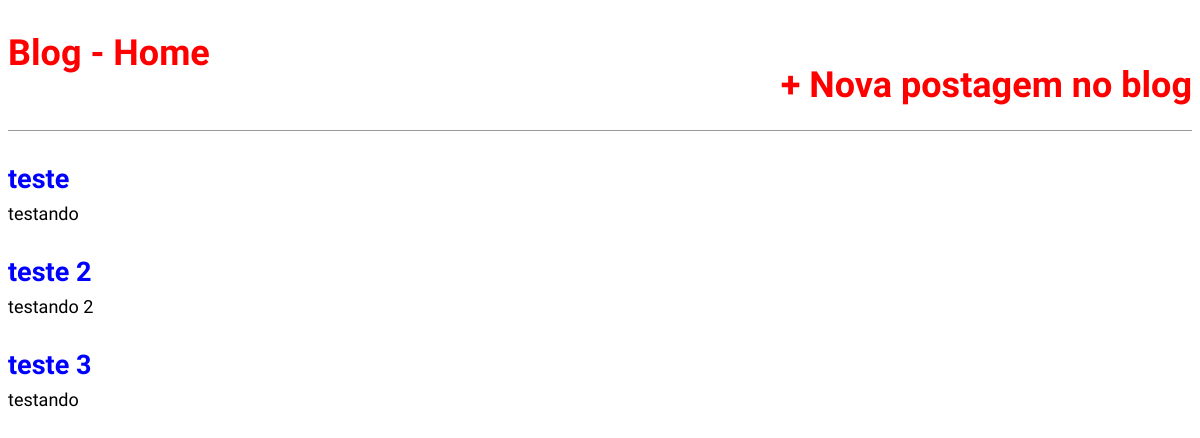
Before: / with the older database file.
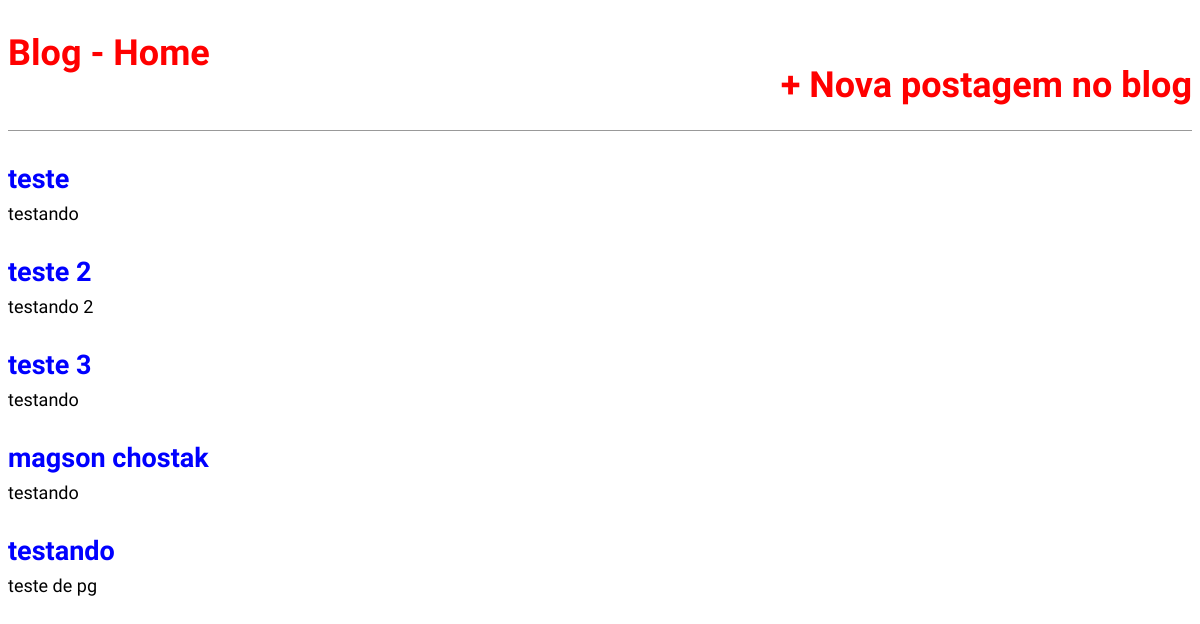
After: the same page with the newer database file.
### blog/models.py (models this page shows, shortened)
class Post(models.Model):
    STATUS = (
        ('rascunho','Rascunho'),
        ('publicado','Publicado'),
    )
    title = models.CharField(max_length=255)
    slug  = models.SlugField(max_length=255)
    author = models.ForeignKey(User,
                              on_delete=models.CASCADE)
    content = models.TextField()
    publish = models.DateTimeField(default=timezone.now)
    created = models.DateTimeField(auto_now_add=True)
    changed = models.DateTimeField(auto_now=True)
    status  = models.CharField(max_length=10,
                                choices=STATUS,
                                default='rascunho')
    object = models.Manager()
    published = PublishedManager()
    class Meta:
        ordering = ('publish',)

### blog/views.py (the view)
# urls.py: path('', views.BlogListView.as_view(), name='Home'),
class BlogListView(ListView):
    model = Post
    template_name = 'blog/home.html'

### blog/templates/blog/home.html (shortened to what this page needs)
{% extends 'base.html' %}
{% block content %}
    {% for post in object_list %}
        <div class="post-entry">
            <h2><a href="{{post.get_absolute.url}}">{{ post.title }}</a></h2>
            <p>{{ post.content }}</p>
        </div>
        {% endfor %}
{% endblock content %}

### blog/templates/base.html (shortened to what this page needs)
{% load static %}
<!DOCTYPE html>
<html lang="pt-br">
<head>
    <link rel="stylesheet" href="{% static 'CSS/style.css' %}">
</head>
<body>
    <header>
        <div class='nav-left'>
            <h1><a href="/">Blog - Home</a></h1>
        </div>
        <div class='nav-right'>
            <h1><a href="{% url 'post_new' %}">+ Nova postagem no blog</a></h1>
        </div>
    </header>
    <div class="container">
        {% block content %} {% endblock content %}
    </div>
</body>
</html>

### blog/templates/static /style.css (style rules this page uses)
body { font-family: 'Source Sans Pro', sans-serif; font-size: 18px; }
header { border-bottom: 1px solid #999; margin-bottom: 2rem; display: flex; }
header h1 a { color:red; text-decoration: none; }
.nav-left { margin-right: auto; }
.nav-right { display: flex; padding-top: 2rem; }
.post-entry { margin-bottom: 2rem; }
.post-entry h2 { margin: 0.5rem 0; }
.post-entry h2 a, .post-entry h2 a:visited { color: blue; text-decoration: none; }
.post-entry p { margin: 0; font-weight: 400; }

Changed rows visible on the page:
added Post: title "magson chostak", content "testando"
added Post: title "testando", content "teste de pg"
